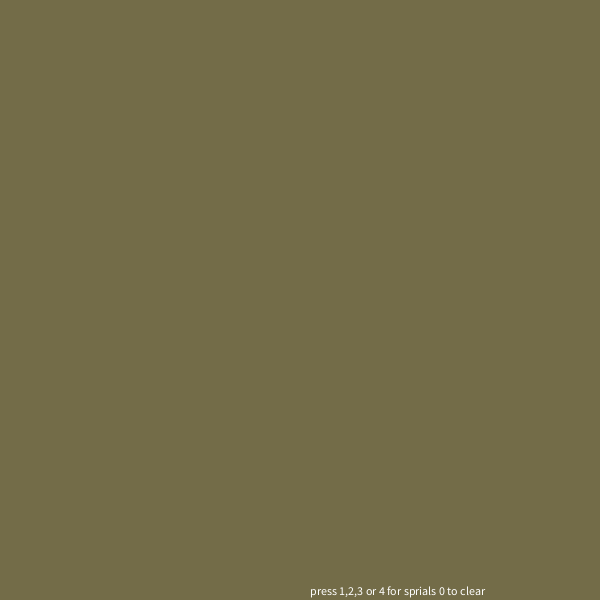
Frame 1 (no input)
Frame 60 (the mouse pressed at the canvas centre just before this capture): identical to frame 1, image omitted
Frame 120 (the mouse held since frame 60 and released just before this capture): identical to frame 1, image omitted

The Processing sketch that drew this single still picture (run headless with seeded random() and noise(); from frame 60 on, the mouse is pressed at the canvas centre):

// Processing sketch: processing_89194
// ── processing_89194.pde

//spirals
color[] hd={#736c48,#f2e3b3,#f2a950,#d98032,#d95d30};

float x;
float y;
float rc=100;
float k;

void setup(){
  size(600,600);
  smooth();
  background(hd[0]);
  ellipseMode(RADIUS);
  rectMode(CENTER);
  
 
  }

void draw(){
  translate(width/2,height/2);
  background(hd[0]);
   fill(#FFFFFF);
  text("press 1,2,3 or 4 for sprials 0 to clear", 10, 295);
 
  
  //blank screen
  if (k == 0){
    noStroke();
    fill(hd[0]);
    rect(0,0,500,500);
  }
  //dots 
  if (k == 1){
    stroke(hd[1]);
    strokeWeight(5);
    for(float angle = 0; angle< 2*PI; angle += .1){
      x= cos(angle) * rc;
      y= sin(angle) * rc;
      point(x,y);
    }
    }
    
    //spiral dots
   if (k == 2) {
    stroke(hd[2]);
    float rsd = 10;
    strokeWeight(5);
    for(float angle = 0; angle< 8*PI; angle += .1){
      rsd+= 0.5;
      x= cos(angle) * rsd;
      y= sin(angle) * rsd;
      point(x,y);
    }
   }
   //spiral line
   if (k == 3) {
    float px = -999; 
    float py = -999; 
    float radiusSpiralLine = 10;
    stroke(hd[3]);
    strokeWeight(5);
    for(float angle = 0; angle < 8*PI; angle += .05){
      radiusSpiralLine += 0.25;
      x = cos(angle) * radiusSpiralLine;
      y = sin(angle) * radiusSpiralLine;
      if(px > -999){        
        line(x, y, px, py);
      }
      px = x; 
      py = y; 
    }
  }
  if(k == 4){
    fill(hd[4]);
    noStroke();
    ellipse(0,0,100,100);
  }
}



void keyPressed(){
  if(key == 49) k=1; //dots
  if(key == 50) k=2; //sprial 1
  if(key == 51) k=3; //sprial 2
  if(key == 48) k=0; //blank
  if(key == 52) k=4; // plain circle
}
